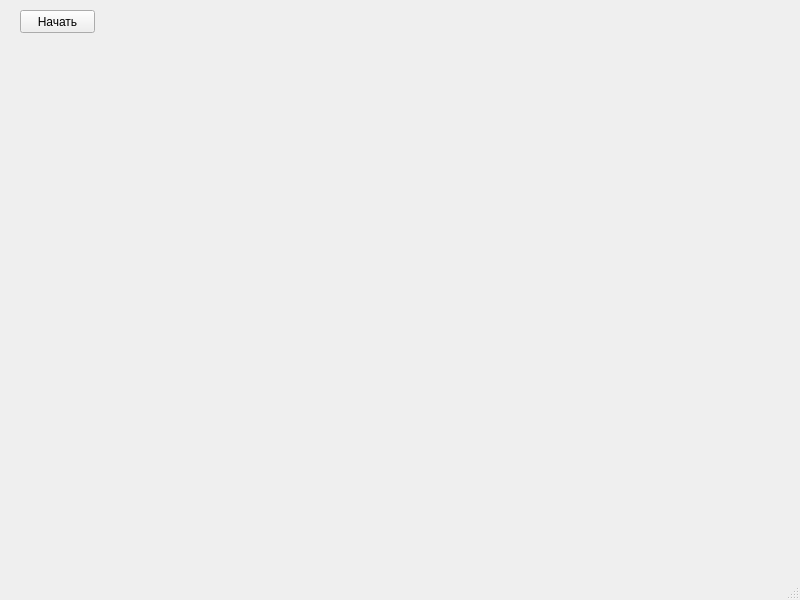
<?xml version="1.0" encoding="UTF-8"?>
<ui version="4.0">
 <class>MainWindow</class>
 <widget class="QMainWindow" name="MainWindow">
  <property name="geometry">
   <rect>
    <x>0</x>
    <y>0</y>
    <width>800</width>
    <height>600</height>
   </rect>
  </property>
  <property name="windowTitle">
   <string>Желтые круги</string>
  </property>
  <widget class="QWidget" name="centralwidget">
   <widget class="QPushButton" name="btn">
    <property name="geometry">
     <rect>
      <x>20</x>
      <y>10</y>
      <width>75</width>
      <height>23</height>
     </rect>
    </property>
    <property name="text">
     <string>Начать</string>
    </property>
   </widget>
  </widget>
  <widget class="QMenuBar" name="menubar">
   <property name="geometry">
    <rect>
     <x>0</x>
     <y>0</y>
     <width>800</width>
     <height>21</height>
    </rect>
   </property>
  </widget>
  <widget class="QStatusBar" name="statusbar"/>
 </widget>
 <resources/>
 <connections/>
</ui>
